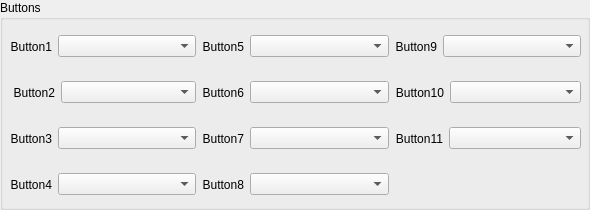
           <widget class="QGroupBox" name="ButtonGroup">
            <property name="title">
             <string>Buttons</string>
            </property>
            <widget class="QWidget" name="gridLayoutWidget_2">
             <property name="geometry">
              <rect>
               <x>10</x>
               <y>30</y>
               <width>571</width>
               <height>171</height>
              </rect>
             </property>
             <layout class="QGridLayout" name="gridLayout_2">
              <property name="horizontalSpacing">
               <number>6</number>
              </property>
              <property name="verticalSpacing">
               <number>13</number>
              </property>
              <item row="2" column="1">
               <widget class="QWidget" name="widget_5" native="true">
                <layout class="QHBoxLayout" name="horizontalLayout_12">
                 <property name="leftMargin">
                  <number>0</number>
                 </property>
                 <property name="topMargin">
                  <number>0</number>
                 </property>
                 <property name="rightMargin">
                  <number>0</number>
                 </property>
                 <property name="bottomMargin">
                  <number>0</number>
                 </property>
                 <item>
                  <widget class="QLabel" name="label_11">
                   <property name="text">
                    <string>Button7</string>
                   </property>
                   <property name="alignment">
                    <set>Qt::AlignRight|Qt::AlignTrailing|Qt::AlignVCenter</set>
                   </property>
                  </widget>
                 </item>
                 <item>
                  <widget class="QComboBox" name="buttoncombo_7">
                   <property name="sizePolicy">
                    <sizepolicy hsizetype="MinimumExpanding" vsizetype="Fixed">
                     <horstretch>0</horstretch>
                     <verstretch>0</verstretch>
                    </sizepolicy>
                   </property>
                   <property name="placeholderText">
                    <string>Select Input</string>
                   </property>
                  </widget>
                 </item>
                </layout>
               </widget>
              </item>
              <item row="0" column="0">
               <widget class="QWidget" name="widget" native="true">
                <layout class="QHBoxLayout" name="horizontalLayout_8">
                 <property name="leftMargin">
                  <number>0</number>
                 </property>
                 <property name="topMargin">
                  <number>0</number>
                 </property>
                 <property name="rightMargin">
                  <number>0</number>
                 </property>
                 <property name="bottomMargin">
                  <number>0</number>
                 </property>
                 <item>
                  <widget class="QLabel" name="label_7">
                   <property name="text">
                    <string>Button1</string>
                   </property>
                   <property name="alignment">
                    <set>Qt::AlignRight|Qt::AlignTrailing|Qt::AlignVCenter</set>
                   </property>
                  </widget>
                 </item>
                 <item>
                  <widget class="QComboBox" name="buttoncombo_1">
                   <property name="sizePolicy">
                    <sizepolicy hsizetype="MinimumExpanding" vsizetype="Fixed">
                     <horstretch>0</horstretch>
                     <verstretch>0</verstretch>
                    </sizepolicy>
                   </property>
                   <property name="placeholderText">
                    <string>Select Input</string>
                   </property>
                  </widget>
                 </item>
                </layout>
               </widget>
              </item>
              <item row="0" column="1">
               <widget class="QWidget" name="widget_2" native="true">
                <layout class="QHBoxLayout" name="horizontalLayout_9">
                 <property name="leftMargin">
                  <number>0</number>
                 </property>
                 <property name="topMargin">
                  <number>0</number>
                 </property>
                 <property name="rightMargin">
                  <number>0</number>
                 </property>
                 <property name="bottomMargin">
                  <number>0</number>
                 </property>
                 <item>
                  <widget class="QLabel" name="label_8">
                   <property name="text">
                    <string>Button5</string>
                   </property>
                   <property name="alignment">
                    <set>Qt::AlignRight|Qt::AlignTrailing|Qt::AlignVCenter</set>
                   </property>
                  </widget>
                 </item>
                 <item>
                  <widget class="QComboBox" name="buttoncombo_5">
                   <property name="sizePolicy">
                    <sizepolicy hsizetype="MinimumExpanding" vsizetype="Fixed">
                     <horstretch>0</horstretch>
                     <verstretch>0</verstretch>
                    </sizepolicy>
                   </property>
                   <property name="placeholderText">
                    <string>Select Input</string>
                   </property>
                  </widget>
                 </item>
                </layout>
               </widget>
              </item>
              <item row="1" column="0">
               <widget class="QWidget" name="" native="true">
                <layout class="QHBoxLayout" name="horizontalLayout_2" stretch="1,3">
                 <property name="leftMargin">
                  <number>0</number>
                 </property>
                 <property name="topMargin">
                  <number>0</number>
                 </property>
                 <property name="rightMargin">
                  <number>0</number>
                 </property>
                 <property name="bottomMargin">
                  <number>0</number>
                 </property>
                 <item>
                  <widget class="QLabel" name="label">
                   <property name="text">
                    <string>Button2</string>
                   </property>
                   <property name="alignment">
                    <set>Qt::AlignRight|Qt::AlignTrailing|Qt::AlignVCenter</set>
                   </property>
                  </widget>
                 </item>
                 <item>
                  <widget class="QComboBox" name="buttoncombo_2">
                   <property name="sizePolicy">
                    <sizepolicy hsizetype="MinimumExpanding" vsizetype="Fixed">
                     <horstretch>0</horstretch>
                     <verstretch>0</verstretch>
                    </sizepolicy>
                   </property>
                   <property name="placeholderText">
                    <string>Select Input</string>
                   </property>
                  </widget>
                 </item>
                </layout>
               </widget>
              </item>
              <item row="1" column="2">
               <widget class="QWidget" name="widget_6" native="true">
                <layout class="QHBoxLayout" name="horizontalLayout_13" stretch="0,0">
                 <property name="leftMargin">
                  <number>0</number>
                 </property>
                 <property name="topMargin">
                  <number>0</number>
                 </property>
                 <property name="rightMargin">
                  <number>0</number>
                 </property>
                 <property name="bottomMargin">
                  <number>0</number>
                 </property>
                 <item>
                  <widget class="QLabel" name="label_12">
                   <property name="text">
                    <string>Button10</string>
                   </property>
                   <property name="alignment">
                    <set>Qt::AlignRight|Qt::AlignTrailing|Qt::AlignVCenter</set>
                   </property>
                  </widget>
                 </item>
                 <item>
                  <widget class="QComboBox" name="buttoncombo_10">
                   <property name="sizePolicy">
                    <sizepolicy hsizetype="MinimumExpanding" vsizetype="Fixed">
                     <horstretch>0</horstretch>
                     <verstretch>0</verstretch>
                    </sizepolicy>
                   </property>
                   <property name="placeholderText">
                    <string>Select Input</string>
                   </property>
                  </widget>
                 </item>
                </layout>
               </widget>
              </item>
              <item row="3" column="0">
               <widget class="QWidget" name="widget_11" native="true">
                <layout class="QHBoxLayout" name="horizontalLayout_18">
                 <property name="leftMargin">
                  <number>0</number>
                 </property>
                 <property name="topMargin">
                  <number>0</number>
                 </property>
                 <property name="rightMargin">
                  <number>0</number>
                 </property>
                 <property name="bottomMargin">
                  <number>0</number>
                 </property>
                 <item>
                  <widget class="QLabel" name="label_17">
                   <property name="text">
                    <string>Button4</string>
                   </property>
                   <property name="alignment">
                    <set>Qt::AlignRight|Qt::AlignTrailing|Qt::AlignVCenter</set>
                   </property>
                  </widget>
                 </item>
                 <item>
                  <widget class="QComboBox" name="buttoncombo_4">
                   <property name="sizePolicy">
                    <sizepolicy hsizetype="MinimumExpanding" vsizetype="Fixed">
                     <horstretch>0</horstretch>
                     <verstretch>0</verstretch>
                    </sizepolicy>
                   </property>
                   <property name="placeholderText">
                    <string>Select Input</string>
                   </property>
                  </widget>
                 </item>
                </layout>
               </widget>
              </item>
              <item row="3" column="1">
               <widget class="QWidget" name="widget_28" native="true">
                <layout class="QHBoxLayout" name="horizontalLayout_36">
                 <property name="leftMargin">
                  <number>0</number>
                 </property>
                 <property name="topMargin">
                  <number>0</number>
                 </property>
                 <property name="rightMargin">
                  <number>0</number>
                 </property>
                 <property name="bottomMargin">
                  <number>0</number>
                 </property>
                 <item>
                  <widget class="QLabel" name="label_42">
                   <property name="text">
                    <string>Button8</string>
                   </property>
                   <property name="alignment">
                    <set>Qt::AlignRight|Qt::AlignTrailing|Qt::AlignVCenter</set>
                   </property>
                  </widget>
                 </item>
                 <item>
                  <widget class="QComboBox" name="buttoncombo_8">
                   <property name="sizePolicy">
                    <sizepolicy hsizetype="MinimumExpanding" vsizetype="Fixed">
                     <horstretch>0</horstretch>
                     <verstretch>0</verstretch>
                    </sizepolicy>
                   </property>
                   <property name="placeholderText">
                    <string>Select Input</string>
                   </property>
                  </widget>
                 </item>
                </layout>
               </widget>
              </item>
              <item row="2" column="2">
               <widget class="QWidget" name="widget_8" native="true">
                <layout class="QHBoxLayout" name="horizontalLayout_15">
                 <property name="leftMargin">
                  <number>0</number>
                 </property>
                 <property name="topMargin">
                  <number>0</number>
                 </property>
                 <property name="rightMargin">
                  <number>0</number>
                 </property>
                 <property name="bottomMargin">
                  <number>0</number>
                 </property>
                 <item>
                  <widget class="QLabel" name="label_14">
                   <property name="text">
                    <string>Button11</string>
                   </property>
                   <property name="alignment">
                    <set>Qt::AlignRight|Qt::AlignTrailing|Qt::AlignVCenter</set>
                   </property>
                  </widget>
                 </item>
                 <item>
                  <widget class="QComboBox" name="buttoncombo_11">
                   <property name="sizePolicy">
                    <sizepolicy hsizetype="MinimumExpanding" vsizetype="Fixed">
                     <horstretch>0</horstretch>
                     <verstretch>0</verstretch>
                    </sizepolicy>
                   </property>
                   <property name="placeholderText">
                    <string>Select Input</string>
                   </property>
                  </widget>
                 </item>
                </layout>
               </widget>
              </item>
              <item row="0" column="2">
               <widget class="QWidget" name="widget_7" native="true">
                <layout class="QHBoxLayout" name="horizontalLayout_14" stretch="0,0">
                 <property name="leftMargin">
                  <number>0</number>
                 </property>
                 <property name="topMargin">
                  <number>0</number>
                 </property>
                 <property name="rightMargin">
                  <number>0</number>
                 </property>
                 <property name="bottomMargin">
                  <number>0</number>
                 </property>
                 <item>
                  <widget class="QLabel" name="label_13">
                   <property name="text">
                    <string>Button9</string>
                   </property>
                   <property name="alignment">
                    <set>Qt::AlignRight|Qt::AlignTrailing|Qt::AlignVCenter</set>
                   </property>
                  </widget>
                 </item>
                 <item>
                  <widget class="QComboBox" name="buttoncombo_9">
                   <property name="sizePolicy">
                    <sizepolicy hsizetype="MinimumExpanding" vsizetype="Fixed">
                     <horstretch>0</horstretch>
                     <verstretch>0</verstretch>
                    </sizepolicy>
                   </property>
                   <property name="placeholderText">
                    <string>Select Input</string>
                   </property>
                  </widget>
                 </item>
                </layout>
               </widget>
              </item>
              <item row="2" column="0">
               <widget class="QWidget" name="widget_4" native="true">
                <layout class="QHBoxLayout" name="horizontalLayout_11">
                 <property name="leftMargin">
                  <number>0</number>
                 </property>
                 <property name="topMargin">
                  <number>0</number>
                 </property>
                 <property name="rightMargin">
                  <number>0</number>
                 </property>
                 <property name="bottomMargin">
                  <number>0</number>
                 </property>
                 <item>
                  <widget class="QLabel" name="label_10">
                   <property name="text">
                    <string>Button3</string>
                   </property>
                   <property name="alignment">
                    <set>Qt::AlignRight|Qt::AlignTrailing|Qt::AlignVCenter</set>
                   </property>
                  </widget>
                 </item>
                 <item>
                  <widget class="QComboBox" name="buttoncombo_3">
                   <property name="sizePolicy">
                    <sizepolicy hsizetype="MinimumExpanding" vsizetype="Fixed">
                     <horstretch>0</horstretch>
                     <verstretch>0</verstretch>
                    </sizepolicy>
                   </property>
                   <property name="placeholderText">
                    <string>Select Input</string>
                   </property>
                  </widget>
                 </item>
                </layout>
               </widget>
              </item>
              <item row="1" column="1">
               <widget class="QWidget" name="widget_3" native="true">
                <layout class="QHBoxLayout" name="horizontalLayout_10">
                 <property name="leftMargin">
                  <number>0</number>
                 </property>
                 <property name="topMargin">
                  <number>0</number>
                 </property>
                 <property name="rightMargin">
                  <number>0</number>
                 </property>
                 <property name="bottomMargin">
                  <number>0</number>
                 </property>
                 <item>
                  <widget class="QLabel" name="label_9">
                   <property name="text">
                    <string>Button6</string>
                   </property>
                   <property name="alignment">
                    <set>Qt::AlignRight|Qt::AlignTrailing|Qt::AlignVCenter</set>
                   </property>
                  </widget>
                 </item>
                 <item>
                  <widget class="QComboBox" name="buttoncombo_6">
                   <property name="sizePolicy">
                    <sizepolicy hsizetype="MinimumExpanding" vsizetype="Fixed">
                     <horstretch>0</horstretch>
                     <verstretch>0</verstretch>
                    </sizepolicy>
                   </property>
                   <property name="placeholderText">
                    <string>Select Input</string>
                   </property>
                  </widget>
                 </item>
                </layout>
               </widget>
              </item>
             </layout>
            </widget>
           </widget>
